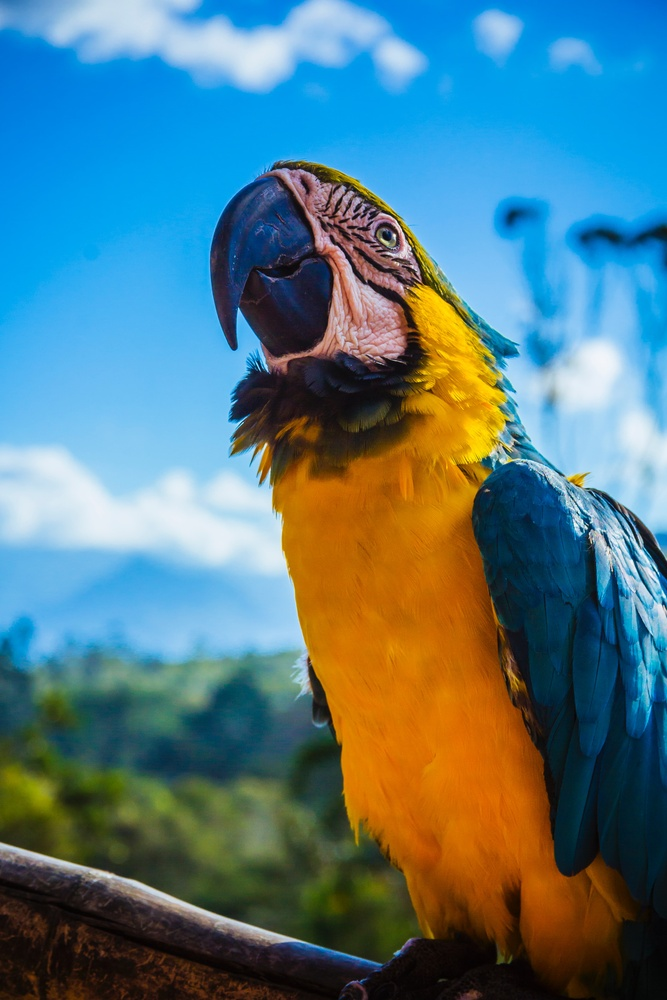
//> input picture programas/camilo-ayala-FHD.jpg, 667 x 1000 px, shrunk from 3456 x 5184 before the run, given in place of the camera
$ ./tiltshiftVideo camilo-ayala-FHD.jpg   (built with g++ and OpenCV 4)
//> lines starting //> are read from the running program, lines starting //| are printed output that depends on the picture
#include <iostream>
#include <opencv2/opencv.hpp>

using namespace cv;
using namespace std;

float l1 = -100, l2 = 50, d = 6, centro = 100;

int matriz_media_tam = 7;
int altura, largura;

int slider_altura = 0;
int slider_altura_max = 100;

int slider_decaimento = 0;
int slider_decaimento_max = 100;

int slider_deslocamento = 0;
int slider_deslocamento_max = 100;

Mat imagem, imagem_borrada;
Mat resultado;

char TrackbarName[50];

void aplicar_Efeito();

void on_trackbar_deslocamento(int, void *)
{
    centro = slider_deslocamento * altura / 100;
    // Atualizar valor trackbar
}

void on_trackbar_altura(int, void *)
{
    int alt = altura * slider_altura / 100;
    l1 = -alt / 2;
    l2 = alt / 2;
    // Atualizar valor trackbar
}

void on_trackbar_decaimento(int, void *)
{
    d = slider_decaimento;

    // Atualizar valor trackbar
}

void aplicar_Efeito()
{
    Mat ponderada(altura, largura, CV_32FC3);
    Mat ponderada_negativa(altura, largura, CV_32FC3);

    for (int i = 0; i < altura; i++)
    {
        float fx = 0.0;
        // Como a função não é definida para d = 0, caso isso ocorra, é atribuido um valor
        // pequeno para d (d=0.01), o que deixa a transição entre 0 e 1 quase abrupta
        if (d != 0)
        {
            // função utilizada para ponderar as imagens
            fx = -0.5 * (tanh((i - centro + l1) / d) - tanh((i - centro + l2) / d));
        }
        else
        {
            fx = -0.5 * (tanh((i - centro + l1) / 0.01) - tanh((i - centro + l2) / 0.01));
        }

        // O tilt shift é aplicado em cada camada da imagem RGB
        for (int j = 0; j < largura; j++)
        {
            ponderada.at<Vec3f>(i, j)[0] = fx;
            ponderada.at<Vec3f>(i, j)[1] = fx;
            ponderada.at<Vec3f>(i, j)[2] = fx;
            ponderada_negativa.at<Vec3f>(i, j)[0] = 1.0 - fx;
            ponderada_negativa.at<Vec3f>(i, j)[1] = 1.0 - fx;
            ponderada_negativa.at<Vec3f>(i, j)[2] = 1.0 - fx;
        }
    }

    Mat res1, res2, frame, cap;

    // Cada imagem é multiplicada por sua respectiva matriz ponderada
    multiply(imagem, ponderada, res1);
    multiply(imagem_borrada, ponderada_negativa, res2);

    // As matrizes ponderadas são somadas
    addWeighted(res1, 1, res2, 1, 0, resultado);

    resultado.convertTo(resultado, CV_8UC3);

    //   cout << "\n...\n";
}

int main(int argvc, char **argv)
{
    VideoCapture video;
    double frame_width, frame_height, min, max;
    // A másca de média, para borramento, é criada
    float media[matriz_media_tam * matriz_media_tam];
    for (int i = 0; i < matriz_media_tam; i++)
    {
        for (int j = 0; j < matriz_media_tam; j++)
        {
            media[i * matriz_media_tam + j] = 1.0 / (matriz_media_tam * matriz_media_tam);
        }
    }
    Mat masc_media(matriz_media_tam, matriz_media_tam, CV_32F, media), trash;

    vector<Mat> canais;

    video.open("/dev/video" + string(argv[1]));
    if (!video.isOpened())
    {
        std::cout << "cameras indisponiveis";
        return -1;
    }

    frame_width = video.get(cv::CAP_PROP_FRAME_WIDTH);
    frame_height = video.get(cv::CAP_PROP_FRAME_HEIGHT);
    const int frames_per_second = 30;
    const int fps_record = 2;
    volatile unsigned descartados = fps_record;
    cv::Size frame_size(frame_width, frame_height);
    video.set(cv::CAP_PROP_FPS, (double)frames_per_second);
    cv::VideoWriter output("tiltshift_Video.avi", cv::VideoWriter::fourcc('M', 'J', 'P', 'G'), frames_per_second, frame_size);
    std::cout << "\nlargura = " << frame_width << "\n";
    std::cout << "\naltura = " << frame_height << "\n";

    // video >> imagem;

    cv::namedWindow("tiltshift_video", cv::WINDOW_KEEPRATIO | cv::WINDOW_NORMAL);
    // imagem = imread(argv[1]);

    // namedWindow("tiltshift", 1);
    // cv::namedWindow("tiltshift", cv::WINDOW_NORMAL);

    // Criando os sliders
    sprintf(TrackbarName, "Altura x %d", slider_altura_max);
    createTrackbar(TrackbarName, "tiltshift_video",
                   &slider_altura,
                   slider_altura_max,
                   on_trackbar_altura);
    on_trackbar_altura(slider_altura, 0);

    sprintf(TrackbarName, "Decaimento x %d", slider_decaimento_max);
    createTrackbar(TrackbarName, "tiltshift_video",
                   &slider_decaimento,
                   slider_decaimento_max,
                   on_trackbar_decaimento);
    on_trackbar_decaimento(slider_decaimento, 0);

    sprintf(TrackbarName, "Deslocamento x %d", slider_deslocamento_max);
    createTrackbar(TrackbarName, "tiltshift_video",
                   &slider_deslocamento,
                   slider_deslocamento_max,
                   on_trackbar_deslocamento);
    on_trackbar_deslocamento(slider_deslocamento, 0);
    int key;
    bool recording = false;
    for (;;)
    {
        if (video.isOpened())
            if (descartados < fps_record)
            {
                video >> trash;
                descartados++;
            }
            else
            {
                video >> imagem;
//> imagem is the input picture: 1000 rows x 667 cols, CV_8UC3; mean B, G, R 130.5, 121.3, 84.4
                descartados = 0;
            }

        else
            break;
        imagem.convertTo(imagem, CV_32FC3);
//> imagem: 1000 rows x 667 cols, CV_32FC3

        // O filtro do borramento é aplicado em cada canal separadamente
        split(imagem, canais);
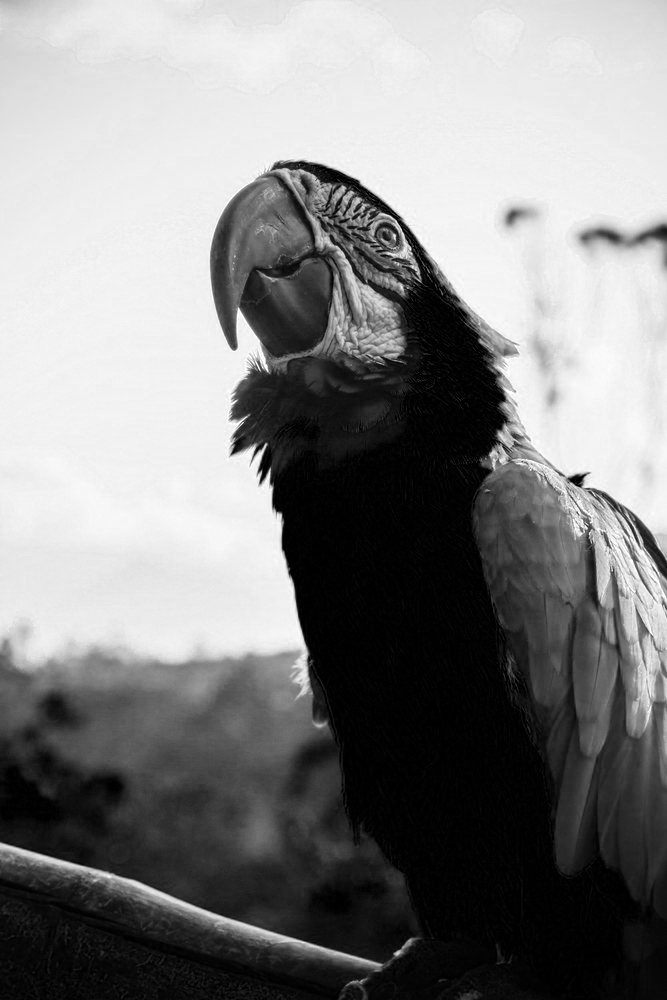
//> canais[0]: 1000 rows x 667 cols, CV_32FC1; min 0, max 255, mean 130.5
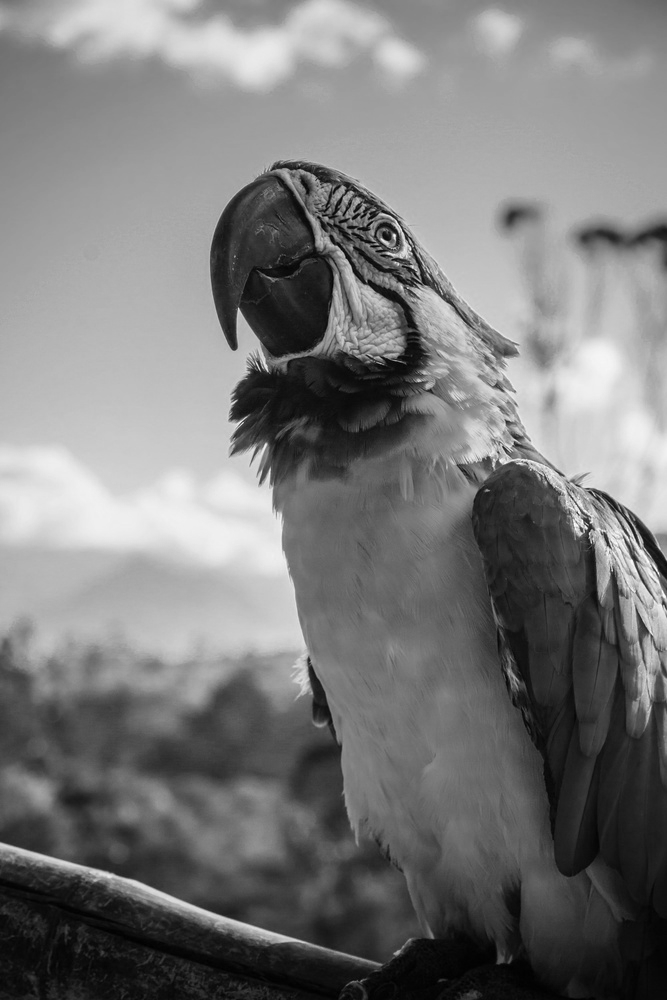
//> canais[1]: 1000 rows x 667 cols, CV_32FC1; min 0, max 255, mean 121.3
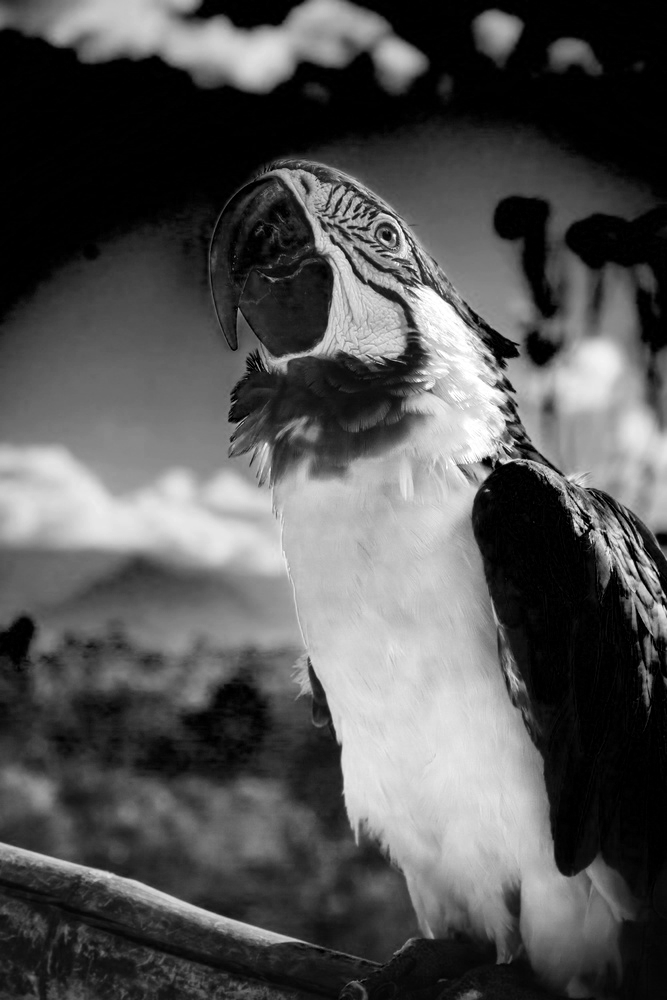
//> canais[2]: 1000 rows x 667 cols, CV_32FC1; min 0, max 255, mean 84.4

        filter2D(canais[0], canais[0], canais[0].depth(), masc_media, Point(3, 3), 0);
        filter2D(canais[1], canais[1], canais[1].depth(), masc_media, Point(3, 3), 0);
        filter2D(canais[2], canais[2], canais[2].depth(), masc_media, Point(3, 3), 0);

        merge(canais, imagem_borrada);
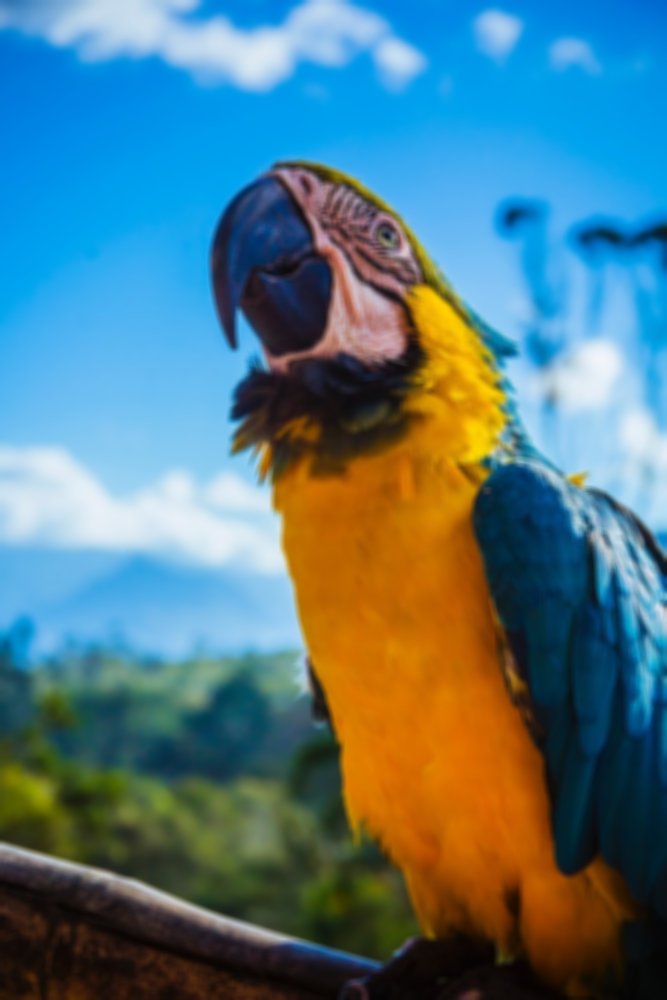
//> imagem_borrada: 1000 rows x 667 cols, CV_32FC3; mean B, G, R 130.2, 121.3, 84.4

        largura = imagem.cols;
//> largura = 667
        altura = imagem.rows;
//> altura = 1000
        aplicar_Efeito();
//> after the loop in aplicar_Efeito, `for (int i = 0; i < altura; i++)`: ponderada: 1000 rows x 667 cols, CV_32FC3; every value is 0
//> after the loop in aplicar_Efeito, `for (int i = 0; i < altura; i++)`: ponderada_negativa: 1000 rows x 667 cols, CV_32FC3; every value is 1
        key = cv::waitKey(20);
//> the Esc key is pressed
        if (key == 27) // ESC
            break;
        if (key == ' ')
            break;
        if (key == 'r' | key == 'R')
            recording = true;

        imshow("tiltshift_video", resultado);

        if (recording)
            output.write(resultado);

        // waitKey(0);
    }

    video.release();
    output.release();

    return 0;
}
